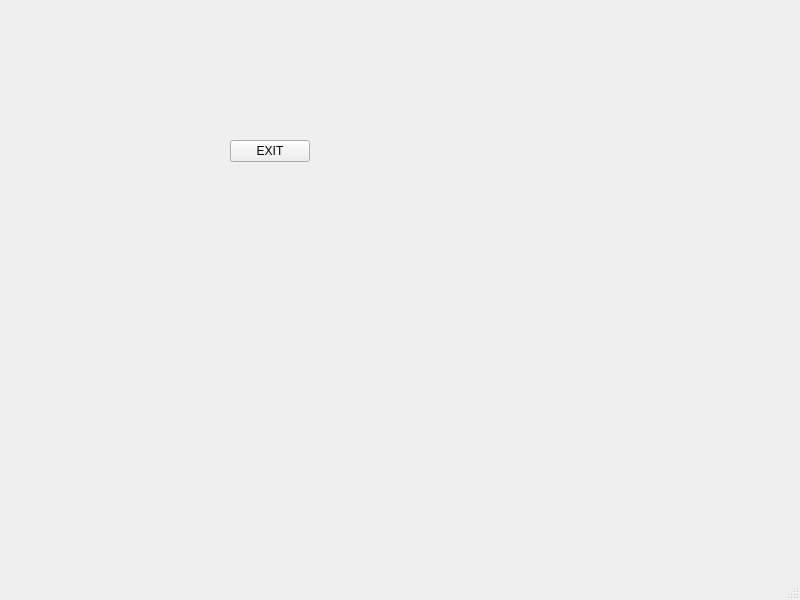
<?xml version="1.0" encoding="UTF-8"?>
<ui version="4.0">
 <class>MainWindow</class>
 <widget class="QMainWindow" name="MainWindow">
  <property name="geometry">
   <rect>
    <x>0</x>
    <y>0</y>
    <width>800</width>
    <height>600</height>
   </rect>
  </property>
  <property name="windowTitle">
   <string>MainWindow</string>
  </property>
  <widget class="QWidget" name="centralwidget">
   <widget class="QPushButton" name="pushButton">
    <property name="geometry">
     <rect>
      <x>230</x>
      <y>140</y>
      <width>80</width>
      <height>22</height>
     </rect>
    </property>
    <property name="text">
     <string>EXIT</string>
    </property>
   </widget>
  </widget>
  <widget class="QMenuBar" name="menubar">
   <property name="geometry">
    <rect>
     <x>0</x>
     <y>0</y>
     <width>800</width>
     <height>21</height>
    </rect>
   </property>
  </widget>
  <widget class="QStatusBar" name="statusbar"/>
 </widget>
 <resources/>
 <connections/>
</ui>
